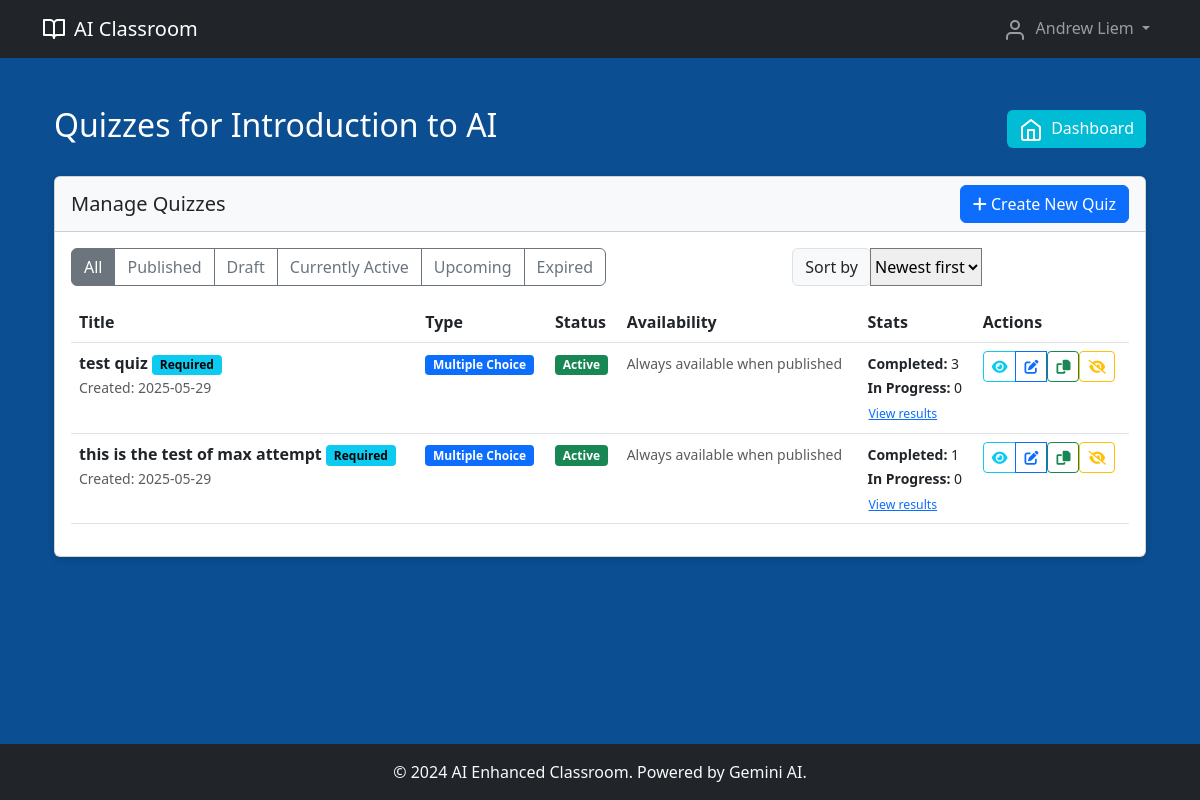
Page /teacher/classroom/1/quizzes (signed in) on the committed database.
### models.py (models this page shows, shortened)
class User(UserMixin, db.Model):
    id = db.Column(db.Integer, primary_key=True)
    email = db.Column(db.String(120), unique=True, nullable=False)
    password_hash = db.Column(db.String(256), nullable=False)
    role = db.Column(db.String(20), nullable=False)  # 'teacher' or 'student'
    first_name = db.Column(db.String(100), nullable=False)
    last_name = db.Column(db.String(100), nullable=False)
    created_at = db.Column(db.DateTime, default=datetime.utcnow)
    taught_classrooms = db.relationship('Classroom', backref='teacher', lazy=True)
    enrollments = db.relationship('Enrollment', backref='student', lazy=True)
    self_evaluations = db.relationship('SelfEvaluation', backref='student', lazy=True)
    created_quizzes = db.relationship('Quiz', backref='teacher', lazy=True)
    @property
    def full_name(self):
        return f"{self.first_name} {self.last_name}"

class Classroom(db.Model):
    id = db.Column(db.Integer, primary_key=True)
    name = db.Column(db.String(200), nullable=False)
    description = db.Column(db.Text)
    invitation_code = db.Column(db.String(10), unique=True, nullable=False)
    teacher_id = db.Column(db.Integer, db.ForeignKey('user.id'), nullable=False)
    created_at = db.Column(db.DateTime, default=datetime.utcnow)
    enrollments = db.relationship('Enrollment', backref='classroom', lazy=True, cascade='all, delete-orphan')
    materials = db.relationship('Material', backref='classroom', lazy=True, cascade='all, delete-orphan')
    self_evaluations = db.relationship('SelfEvaluation', backref='classroom', lazy=True, cascade='all, delete-orphan')
    quizzes = db.relationship('Quiz', backref='classroom', lazy=True, cascade='all, delete-orphan')

class Quiz(db.Model):
    id = db.Column(db.Integer, primary_key=True)
    title = db.Column(db.String(200), nullable=False)
    description = db.Column(db.Text)
    teacher_id = db.Column(db.Integer, db.ForeignKey('user.id'), nullable=False)
    classroom_id = db.Column(db.Integer, db.ForeignKey('classroom.id'), nullable=False)
    quiz_type = db.Column(db.String(20), nullable=False)  # 'mcq', 'true_false', 'essay'
    questions_json = db.Column(db.Text, nullable=False)
    time_limit_minutes = db.Column(db.Integer)  # NULL means no time limit
    passing_score = db.Column(db.Float, default=60.0)
    is_required = db.Column(db.Boolean, default=False)
    available_from = db.Column(db.DateTime)
    available_until = db.Column(db.DateTime)
    created_at = db.Column(db.DateTime, default=datetime.utcnow)
    published = db.Column(db.Boolean, default=False)
    max_attempts = db.Column(db.Integer) # NULL means unlimited attempts
    evaluations = db.relationship('SelfEvaluation', backref='quiz', lazy=True)
    def is_upcoming(self):
        now = datetime.utcnow()
        return self.published and self.available_from and now < self.available_from
    def is_expired(self):
        now = datetime.utcnow()
        return self.published and self.available_until and now > self.available_until

### routes.py (the view)
@app.route('/teacher/classroom/<int:classroom_id>/quizzes')
@login_required
def teacher_quizzes(classroom_id):
    if current_user.role != 'teacher':
        flash('Access denied', 'error')
        return redirect(url_for('index'))
    classroom = Classroom.query.filter_by(id=classroom_id, teacher_id=current_user.id).first_or_404()
    quizzes = Quiz.query.filter_by(classroom_id=classroom_id).order_by(Quiz.created_at.desc()).all()
    return render_template('teacher/quizzes.html',
                         classroom=classroom,
                         quizzes=quizzes)

### app.py (called while the page is built)
@login_manager.user_loader
def load_user(user_id):
    from models import User
    return User.query.get(int(user_id))

### templates/teacher/quizzes.html (shortened to what this page needs)
{% extends 'base.html' %}
{% block content %}
<div class="container mt-4">
    <div class="d-flex justify-content-between align-items-center mb-4">
        <h2 class="text-white">Quizzes for {{ classroom.name }}</h2>
        <a href="{{ url_for('teacher_dashboard') }}" class="btn btn-gradient-teal">
            <i data-feather="home" class="me-2"></i>Dashboard
        </a>
    </div>
    <div class="card mb-4">
        <div class="card-header bg-light">
            <div class="d-flex justify-content-between align-items-center">
                <h5 class="mb-0">Manage Quizzes</h5>
                <a href="{{ url_for('teacher_create_quiz', classroom_id=classroom.id) }}" class="btn btn-primary">
                    <i class="fas fa-plus"></i> Create New Quiz
                </a>
            </div>
        </div>
        <div class="card-body text-dark">
            <div class="row mb-3">
                <div class="col-md-8">
                    <div class="btn-group" role="group">
                        <button type="button" class="btn btn-outline-secondary active filter-btn" data-filter="all">All</button>
                        <button type="button" class="btn btn-outline-secondary filter-btn" data-filter="published">Published</button>
                        <button type="button" class="btn btn-outline-secondary filter-btn" data-filter="draft">Draft</button>
                        <button type="button" class="btn btn-outline-secondary filter-btn" data-filter="active">Currently Active</button>
                        <button type="button" class="btn btn-outline-secondary filter-btn" data-filter="upcoming">Upcoming</button>
                        <button type="button" class="btn btn-outline-secondary filter-btn" data-filter="expired">Expired</button>
                    </div>
                </div>
                <div class="col-md-4">
                    <div class="input-group">
                        <div class="input-group-prepend">
                            <label class="input-group-text" for="sortQuizzes">Sort by</label>
                        </div>
                        <select class="custom-select" id="sortQuizzes">
                            <option value="created_desc" selected>Newest first</option>
                        </select>
                    </div>
                </div>
            </div>
            {% if quizzes %}
                <div class="table-responsive">
                    <table class="table table-hover" id="quizTable">
                        <thead class="thead-light">
                            <tr>
                                <th>Title</th>
                                <th>Type</th>
                                <th>Status</th>
                                <th>Availability</th>
                                <th>Stats</th>
                                <th>Actions</th>
                            </tr>
                        </thead>
                        <tbody class="text-dark">
                            {% for quiz in quizzes %}
                            <tr class="quiz-row"
                                data-published="{{ 'published' if quiz.published else 'draft' }}"
                                data-status="{% if not quiz.published %}draft{% elif quiz.is_upcoming() %}upcoming{% elif quiz.is_expired() %}expired{% else %}active{% endif %}"
                                data-title="{{ quiz.title }}"
                                data-created="{{ quiz.created_at.isoformat() }}">
                                <td>
                                    <div>
                                        <strong>{{ quiz.title }}</strong>
                                        {% if quiz.is_required %}
                                            <span class="badge badge-info ml-1 text-dark">Required</span>
                                        {% endif %}
                                    </div>
                                    <small class="text-muted">Created: {{ quiz.created_at.strftime('%Y-%m-%d') }}</small>
                                </td>
                                <td>
                                    {% if quiz.quiz_type == 'mcq' %}
                                        <span class="badge badge-primary text-dark">Multiple Choice</span>
                                    {% elif quiz.quiz_type == 'true_false' %}
                                        <span class="badge badge-secondary text-dark">True/False</span>
                                    {% elif quiz.quiz_type == 'essay' %}
                                        <span class="badge badge-warning text-dark">Essay</span>
                                    {% endif %}
                                </td>
                                <td>
                                    {% if not quiz.published %}
                                        <span class="badge badge-secondary text-light">Draft</span>
                                    {% elif quiz.is_upcoming() %}
                                        <span class="badge badge-info text-dark">Upcoming</span>
                                    {% elif quiz.is_expired() %}
                                        <span class="badge badge-coral text-warning">Expired</span>
                                    {% else %}
                                        <span class="badge badge-success text-success">Active</span>
                                    {% endif %}
                                </td>
                                <td>
                                    {% if not quiz.available_from and not quiz.available_until %}
                                        <small class="text-muted">Always available when published</small>
                                    {% endif %}
                                </td>
                                <td>
                                    {% set completed_count = quiz.evaluations|selectattr('completed_at', 'defined')|list|length %}
                                    {% set in_progress_count = quiz.evaluations|selectattr('started_at', 'defined')|selectattr('completed_at', 'undefined')|list|length %}
                                    {% set total_count = quiz.evaluations|length %}
                                    <div><small><strong>Completed:</strong> {{ completed_count }}</small></div>
                                    <div><small><strong>In Progress:</strong> {{ in_progress_count }}</small></div>
                                    {% if completed_count > 0 %}
                                        <a href="{{ url_for('teacher_quiz_results', quiz_id=quiz.id) }}" class="btn btn-sm btn-link p-0">
                                            <small>View results</small>
                                        </a>
                                    {% endif %}
                                </td>
                                <td>
                                    <div class="btn-group">
                                        <a href="{{ url_for('teacher_preview_quiz', quiz_id=quiz.id) }}"
                                           class="btn btn-sm btn-outline-info" title="Preview">
                                            <i class="fas fa-eye"></i>
                                        </a>
                                        <a href="{{ url_for('teacher_edit_quiz', quiz_id=quiz.id) }}"
                                           class="btn btn-sm btn-outline-primary" title="Edit">
                                            <i class="fas fa-edit"></i>
                                        </a>
                                        <form action="{{ url_for('teacher_duplicate_quiz', quiz_id=quiz.id) }}" method="POST"
                                              class="d-inline" onsubmit="return confirm('Duplicate this quiz?');">
                                            <button type="submit" class="btn btn-sm btn-outline-success" title="Duplicate">
                                                <i class="fas fa-copy"></i>
                                            </button>
                                        </form>
                                        <form action="{{ url_for('teacher_publish_quiz', quiz_id=quiz.id) }}" method="POST"
                                              class="d-inline" onsubmit="return confirm('{% if quiz.published %}Unpublish{% else %}Publish{% endif %} this quiz?');">
                                            <button type="submit" class="btn btn-sm btn-outline-{% if quiz.published %}warning{% else %}success{% endif %}"
                                                    title="{% if quiz.published %}Unpublish{% else %}Publish{% endif %}">
                                                <i class="fas {% if quiz.published %}fa-eye-slash{% else %}fa-check{% endif %}"></i>
                                            </button>
                                        </form>
                                    </div>
                                </td>
                            </tr>
                            {% endfor %}
                        </tbody>
                    </table>
                </div>
            {% else %}
                <div class="alert alert-info">
                    <i class="fas fa-info-circle"></i> No quizzes have been created for this classroom yet.
                    <a href="{{ url_for('teacher_create_quiz', classroom_id=classroom.id) }}">Create your first quiz!</a>
                </div>
            {% endif %}
        </div>
    </div>
</div>
{% endblock %}

### templates/base.html (shortened to what this page needs)
<!DOCTYPE html>
<html lang="en">
<head>
    <link href="https://cdn.jsdelivr.net/npm/bootstrap@5.3.0/dist/css/bootstrap.min.css" rel="stylesheet">
    <link rel="stylesheet" href="https://cdnjs.cloudflare.com/ajax/libs/font-awesome/6.4.0/css/all.min.css">
</head>
<body class="d-flex flex-column min-vh-100" style="background-color: #0b4e91;">
    <nav class="navbar navbar-expand-lg navbar-dark bg-dark">
        <div class="container">
            <a class="navbar-brand d-flex align-items-center" href="{{ url_for('index') }}">
                <i data-feather="book-open" class="me-2"></i>
                AI Classroom
            </a>
            <div class="collapse navbar-collapse" id="navbarNav">
                <ul class="navbar-nav ms-auto">
                    {% if current_user.is_authenticated %}
                        <li class="nav-item dropdown">
                            <a class="nav-link dropdown-toggle" href="#" role="button" data-bs-toggle="dropdown">
                                <i data-feather="user" class="me-1"></i>
                                {{ current_user.full_name }}
                            </a>
                        </li>
                    {% endif %}
                </ul>
            </div>
        </div>
    </nav>
    <main class="container my-4 flex-grow-1">
        {% if error_message %}
            <div class="text-center py-5">
                <i data-feather="alert-circle" class="text-warning" style="width: 64px; height: 64px;"></i>
                <h2 class="mt-3">{{ error_message }}</h2>
                <a href="{{ url_for('index') }}" class="btn btn-primary mt-3">
                    <i data-feather="home" class="me-2"></i>Go Home
                </a>
            </div>
        {% else %}
            {% block content %}{% endblock %}
        {% endif %}
    </main>
    <footer class="bg-dark text-light py-3 mt-auto">
        <div class="container text-center">
            <p class="mb-0">&copy; 2024 AI Enhanced Classroom. Powered by Gemini AI.</p>
        </div>
    </footer>
</body>
</html>

### templates/base.html (style rules this page uses)
.btn.btn-gradient-teal { background-color: #00BCD4 !important; color: white !important; border: none !important; }
.card { box-shadow: 0px 2px 6px rgba(0,0,0,0.15); }

### templates/teacher/quizzes.html (style rules this page uses)
.badge { display: inline-block; padding: 0.35em 0.65em; font-size: 0.75em; font-weight: 700; line-height: 1; text-align: center; white-space: nowrap; vertical-align: baseline; border-radius: 0.25rem; color: #fff !important; }
.badge.badge-primary { background-color: #0d6efd !important; }
.badge.badge-success { background-color: #198754 !important; }
.badge.badge-info { background-color: #0dcaf0 !important; color: #000 !important; }

### rows in the picture
User: full_name "Andrew Liem"
Classroom: name "Introduction to AI"
Quiz: title "test quiz", is_required "Required", created_at "2025-05-29", quiz_type "Multiple Choice", published "Active", shows "Always available when published", max_attempts "3", in_progress_count "0"
Quiz: title "this is the test of max attempt", is_required "Required", created_at "2025-05-29", quiz_type "Multiple Choice", published "Active", shows "Always available when published", completed_count "1", in_progress_count "0"
